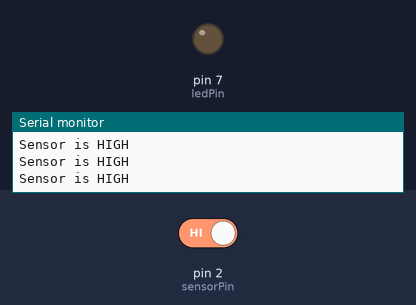
Recording of a sketch running on a simulated Arduino Uno, built with avr-gcc and run on an emulated ATmega328P. On the bench: output pins drawn as LEDs (lit = HIGH), the last lines printed to the serial monitor. The test bench sets the inputs (shaded band); at power-on: pin 2 (sensorPin) HIGH.

Above: at 1.8 s.
1.9 s: pin 2 (sensorPin) driven LOW
At 2.7 s:
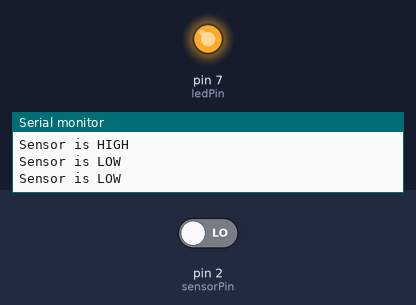
3.5 s: pin 2 (sensorPin) driven HIGH
At 3.9 s:
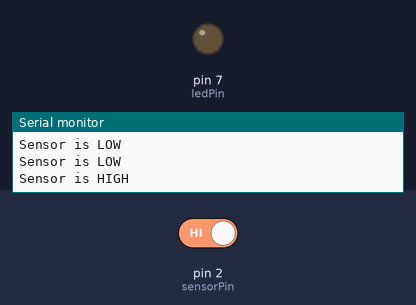
Timing chart, 0 to 6.5 s (numbered marks = the images above; inputs shaded):
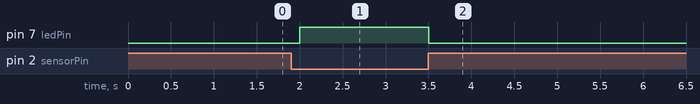

Measured:
- after the input at 1.9 s, pin 7 (ledPin): LOW → HIGH after 0.10 s
- after the input at 3.5 s, pin 7 (ledPin): HIGH → LOW at once

The sketch:

water_sensor.ino
```cpp
const int sensorPin = 2;
const int ledPin = 7;
bool sensorState;

void setup() {
  pinMode(sensorPin, INPUT);
  pinMode(ledPin, OUTPUT);
  Serial.begin(9600);
}

void loop() {
  sensorState = digitalRead(sensorPin);

  if (sensorState == LOW) {
    Serial.println("Sensor is LOW");
    digitalWrite(ledPin, HIGH);
  } else {
    Serial.println("Sensor is HIGH");
    digitalWrite(ledPin, LOW);
  }

  delay(500);

}
```
